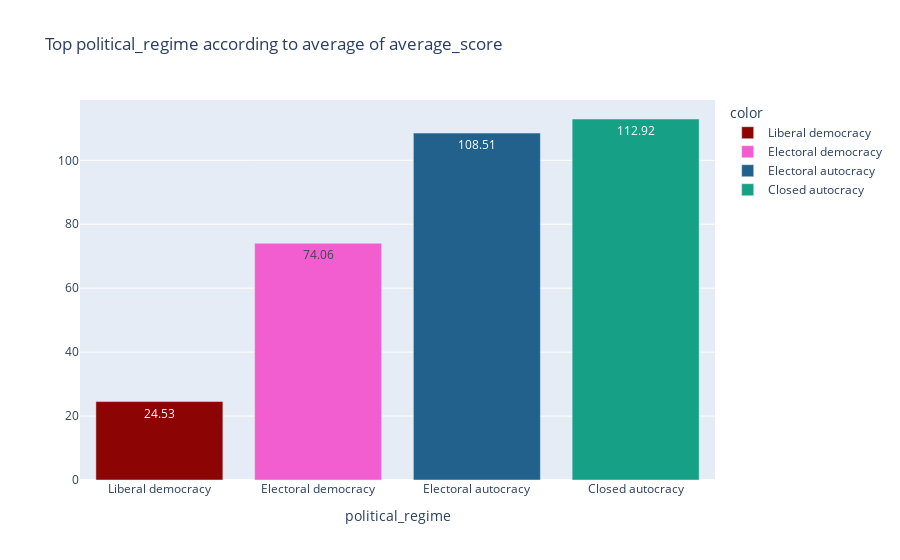
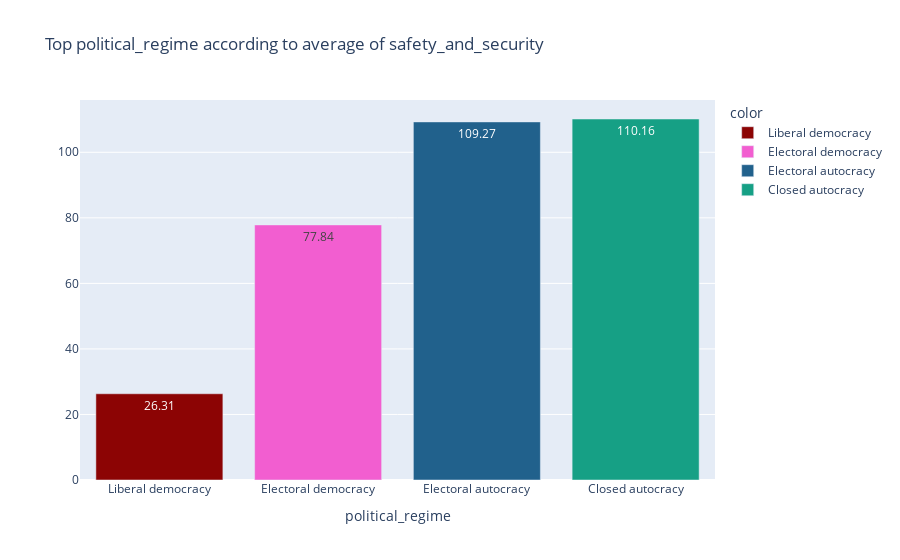
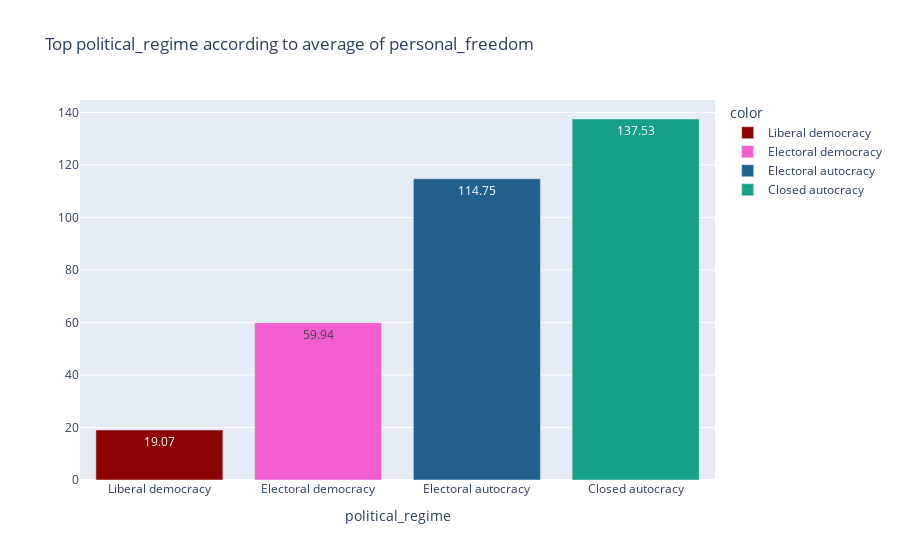
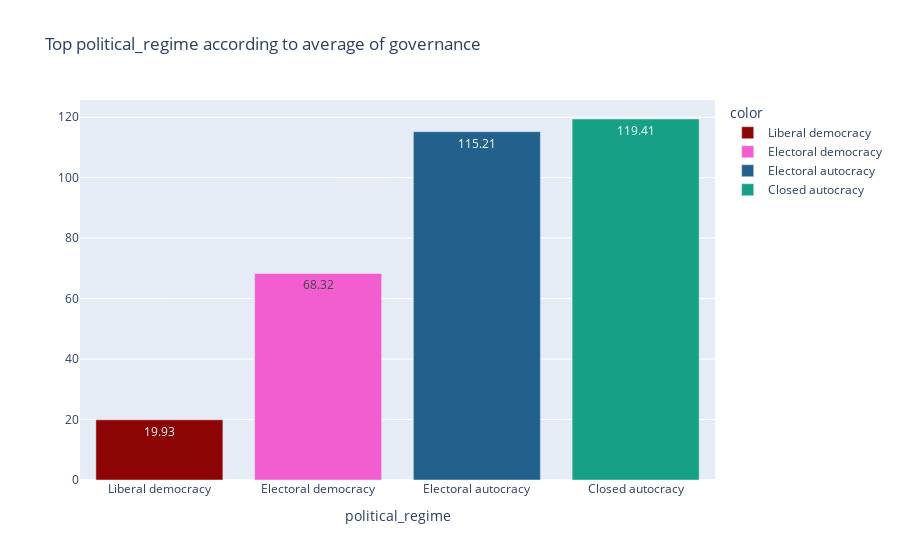

Here is the notebook cell these charts were saved with, in order:
### Code cell
# Highest Cities according to Features

for i in cols:
    
    if i == 'average_score':

        df_top = df.groupby(['political_regime'])[['average_score']].mean().round(2)
        df_top = df_top.sort_values(by=("average_score"), ascending=True).head(4)

        iplot(px.bar(df_top[:4],
             text_auto = True,
             color = df_top[:4].index,
             color_discrete_sequence = colors, 
             labels=dict(index="Count Names",value=""),
             title = 'Top political_regime according to average of average_score'
            ))   
    
    else:
        
        df_top = df.groupby(['political_regime'])[[i]].mean().round(2)
        df_top = df_top.sort_values(by=[i], ascending=True).head(4)

        iplot(px.bar(df_top[:4],
             text_auto = True,
             color = df_top[:4].index,
             color_discrete_sequence = colors, 
             labels=dict(index="Count Names",value=""),
             title = 'Top political_regime according to average of ' +i
             ))

### Figure 1 — Plotly figure (JSON) as saved in the notebook; plotly's stock layout.template omitted (floating-point values rounded to 4 significant figures)
{"data": [{"alignmentgroup": "True", "hovertemplate": "color=Liberal democracy<br>political_regime=%{x}<br>=%{y}<extra></extra>", "legendgroup": "Liberal democracy", "marker": {"color": "#8c0404", "pattern": {"shape": ""}}, "name": "Liberal democracy", "offsetgroup": "Liberal democracy", "orientation": "v", "showlegend": true, "textposition": "auto", "texttemplate": "%{y}", "type": "bar", "x": ["Liberal democracy"], "xaxis": "x", "y": [24.53], "yaxis": "y"}, {"alignmentgroup": "True", "hovertemplate": "color=Electoral democracy<br>political_regime=%{x}<br>=%{y}<extra></extra>", "legendgroup": "Electoral democracy", "marker": {"color": "#f25ed0", "pattern": {"shape": ""}}, "name": "Electoral democracy", "offsetgroup": "Electoral democracy", "orientation": "v", "showlegend": true, "textposition": "auto", "texttemplate": "%{y}", "type": "bar", "x": ["Electoral democracy"], "xaxis": "x", "y": [74.06], "yaxis": "y"}, {"alignmentgroup": "True", "hovertemplate": "color=Electoral autocracy<br>political_regime=%{x}<br>=%{y}<extra></extra>", "legendgroup": "Electoral autocracy", "marker": {"color": "#21618C", "pattern": {"shape": ""}}, "name": "Electoral autocracy", "offsetgroup": "Electoral autocracy", "orientation": "v", "showlegend": true, "textposition": "auto", "texttemplate": "%{y}", "type": "bar", "x": ["Electoral autocracy"], "xaxis": "x", "y": [108.5], "yaxis": "y"}, {"alignmentgroup": "True", "hovertemplate": "color=Closed autocracy<br>political_regime=%{x}<br>=%{y}<extra></extra>", "legendgroup": "Closed autocracy", "marker": {"color": "#16A085", "pattern": {"shape": ""}}, "name": "Closed autocracy", "offsetgroup": "Closed autocracy", "orientation": "v", "showlegend": true, "textposition": "auto", "texttemplate": "%{y}", "type": "bar", "x": ["Closed autocracy"], "xaxis": "x", "y": [112.9], "yaxis": "y"}], "layout": {"barmode": "relative", "legend": {"title": {"text": "color"}, "tracegroupgap": 0}, "title": {"text": "Top political_regime according to average of average_score"}, "xaxis": {"anchor": "y", "domain": [0.0, 1.0], "title": {"text": "political_regime"}}, "yaxis": {"anchor": "x", "domain": [0.0, 1.0], "title": {"text": ""}}}}

### Figure 2 — Plotly figure (JSON) as saved in the notebook; plotly's stock layout.template omitted (floating-point values rounded to 4 significant figures)
{"data": [{"alignmentgroup": "True", "hovertemplate": "color=Liberal democracy<br>political_regime=%{x}<br>=%{y}<extra></extra>", "legendgroup": "Liberal democracy", "marker": {"color": "#8c0404", "pattern": {"shape": ""}}, "name": "Liberal democracy", "offsetgroup": "Liberal democracy", "orientation": "v", "showlegend": true, "textposition": "auto", "texttemplate": "%{y}", "type": "bar", "x": ["Liberal democracy"], "xaxis": "x", "y": [26.31], "yaxis": "y"}, {"alignmentgroup": "True", "hovertemplate": "color=Electoral democracy<br>political_regime=%{x}<br>=%{y}<extra></extra>", "legendgroup": "Electoral democracy", "marker": {"color": "#f25ed0", "pattern": {"shape": ""}}, "name": "Electoral democracy", "offsetgroup": "Electoral democracy", "orientation": "v", "showlegend": true, "textposition": "auto", "texttemplate": "%{y}", "type": "bar", "x": ["Electoral democracy"], "xaxis": "x", "y": [77.84], "yaxis": "y"}, {"alignmentgroup": "True", "hovertemplate": "color=Electoral autocracy<br>political_regime=%{x}<br>=%{y}<extra></extra>", "legendgroup": "Electoral autocracy", "marker": {"color": "#21618C", "pattern": {"shape": ""}}, "name": "Electoral autocracy", "offsetgroup": "Electoral autocracy", "orientation": "v", "showlegend": true, "textposition": "auto", "texttemplate": "%{y}", "type": "bar", "x": ["Electoral autocracy"], "xaxis": "x", "y": [109.3], "yaxis": "y"}, {"alignmentgroup": "True", "hovertemplate": "color=Closed autocracy<br>political_regime=%{x}<br>=%{y}<extra></extra>", "legendgroup": "Closed autocracy", "marker": {"color": "#16A085", "pattern": {"shape": ""}}, "name": "Closed autocracy", "offsetgroup": "Closed autocracy", "orientation": "v", "showlegend": true, "textposition": "auto", "texttemplate": "%{y}", "type": "bar", "x": ["Closed autocracy"], "xaxis": "x", "y": [110.2], "yaxis": "y"}], "layout": {"barmode": "relative", "legend": {"title": {"text": "color"}, "tracegroupgap": 0}, "title": {"text": "Top political_regime according to average of safety_and_security"}, "xaxis": {"anchor": "y", "domain": [0.0, 1.0], "title": {"text": "political_regime"}}, "yaxis": {"anchor": "x", "domain": [0.0, 1.0], "title": {"text": ""}}}}

### Figure 3 — Plotly figure (JSON) as saved in the notebook; plotly's stock layout.template omitted (floating-point values rounded to 4 significant figures)
{"data": [{"alignmentgroup": "True", "hovertemplate": "color=Liberal democracy<br>political_regime=%{x}<br>=%{y}<extra></extra>", "legendgroup": "Liberal democracy", "marker": {"color": "#8c0404", "pattern": {"shape": ""}}, "name": "Liberal democracy", "offsetgroup": "Liberal democracy", "orientation": "v", "showlegend": true, "textposition": "auto", "texttemplate": "%{y}", "type": "bar", "x": ["Liberal democracy"], "xaxis": "x", "y": [19.07], "yaxis": "y"}, {"alignmentgroup": "True", "hovertemplate": "color=Electoral democracy<br>political_regime=%{x}<br>=%{y}<extra></extra>", "legendgroup": "Electoral democracy", "marker": {"color": "#f25ed0", "pattern": {"shape": ""}}, "name": "Electoral democracy", "offsetgroup": "Electoral democracy", "orientation": "v", "showlegend": true, "textposition": "auto", "texttemplate": "%{y}", "type": "bar", "x": ["Electoral democracy"], "xaxis": "x", "y": [59.94], "yaxis": "y"}, {"alignmentgroup": "True", "hovertemplate": "color=Electoral autocracy<br>political_regime=%{x}<br>=%{y}<extra></extra>", "legendgroup": "Electoral autocracy", "marker": {"color": "#21618C", "pattern": {"shape": ""}}, "name": "Electoral autocracy", "offsetgroup": "Electoral autocracy", "orientation": "v", "showlegend": true, "textposition": "auto", "texttemplate": "%{y}", "type": "bar", "x": ["Electoral autocracy"], "xaxis": "x", "y": [114.8], "yaxis": "y"}, {"alignmentgroup": "True", "hovertemplate": "color=Closed autocracy<br>political_regime=%{x}<br>=%{y}<extra></extra>", "legendgroup": "Closed autocracy", "marker": {"color": "#16A085", "pattern": {"shape": ""}}, "name": "Closed autocracy", "offsetgroup": "Closed autocracy", "orientation": "v", "showlegend": true, "textposition": "auto", "texttemplate": "%{y}", "type": "bar", "x": ["Closed autocracy"], "xaxis": "x", "y": [137.5], "yaxis": "y"}], "layout": {"barmode": "relative", "legend": {"title": {"text": "color"}, "tracegroupgap": 0}, "title": {"text": "Top political_regime according to average of personal_freedom"}, "xaxis": {"anchor": "y", "domain": [0.0, 1.0], "title": {"text": "political_regime"}}, "yaxis": {"anchor": "x", "domain": [0.0, 1.0], "title": {"text": ""}}}}

### Figure 4 — Plotly figure (JSON) as saved in the notebook; plotly's stock layout.template omitted (floating-point values rounded to 4 significant figures)
{"data": [{"alignmentgroup": "True", "hovertemplate": "color=Liberal democracy<br>political_regime=%{x}<br>=%{y}<extra></extra>", "legendgroup": "Liberal democracy", "marker": {"color": "#8c0404", "pattern": {"shape": ""}}, "name": "Liberal democracy", "offsetgroup": "Liberal democracy", "orientation": "v", "showlegend": true, "textposition": "auto", "texttemplate": "%{y}", "type": "bar", "x": ["Liberal democracy"], "xaxis": "x", "y": [19.93], "yaxis": "y"}, {"alignmentgroup": "True", "hovertemplate": "color=Electoral democracy<br>political_regime=%{x}<br>=%{y}<extra></extra>", "legendgroup": "Electoral democracy", "marker": {"color": "#f25ed0", "pattern": {"shape": ""}}, "name": "Electoral democracy", "offsetgroup": "Electoral democracy", "orientation": "v", "showlegend": true, "textposition": "auto", "texttemplate": "%{y}", "type": "bar", "x": ["Electoral democracy"], "xaxis": "x", "y": [68.32], "yaxis": "y"}, {"alignmentgroup": "True", "hovertemplate": "color=Electoral autocracy<br>political_regime=%{x}<br>=%{y}<extra></extra>", "legendgroup": "Electoral autocracy", "marker": {"color": "#21618C", "pattern": {"shape": ""}}, "name": "Electoral autocracy", "offsetgroup": "Electoral autocracy", "orientation": "v", "showlegend": true, "textposition": "auto", "texttemplate": "%{y}", "type": "bar", "x": ["Electoral autocracy"], "xaxis": "x", "y": [115.2], "yaxis": "y"}, {"alignmentgroup": "True", "hovertemplate": "color=Closed autocracy<br>political_regime=%{x}<br>=%{y}<extra></extra>", "legendgroup": "Closed autocracy", "marker": {"color": "#16A085", "pattern": {"shape": ""}}, "name": "Closed autocracy", "offsetgroup": "Closed autocracy", "orientation": "v", "showlegend": true, "textposition": "auto", "texttemplate": "%{y}", "type": "bar", "x": ["Closed autocracy"], "xaxis": "x", "y": [119.4], "yaxis": "y"}], "layout": {"barmode": "relative", "legend": {"title": {"text": "color"}, "tracegroupgap": 0}, "title": {"text": "Top political_regime according to average of governance"}, "xaxis": {"anchor": "y", "domain": [0.0, 1.0], "title": {"text": "political_regime"}}, "yaxis": {"anchor": "x", "domain": [0.0, 1.0], "title": {"text": ""}}}}
